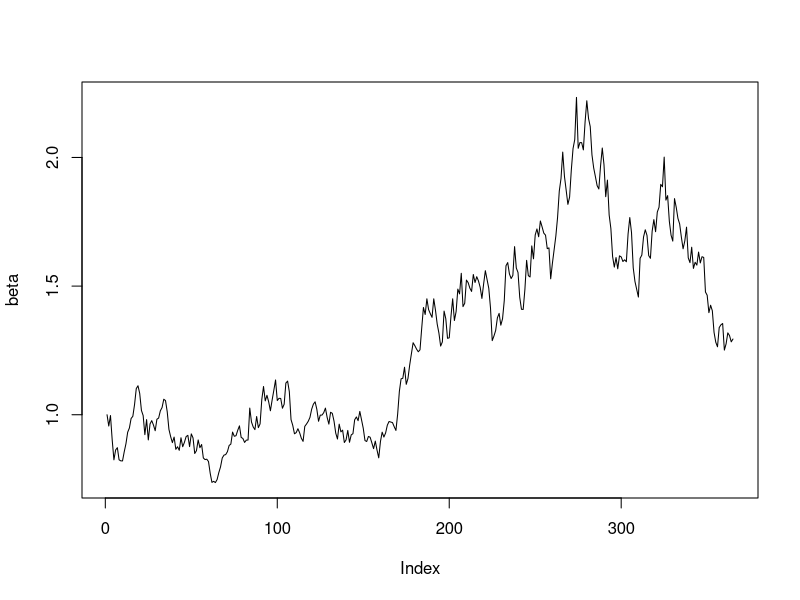
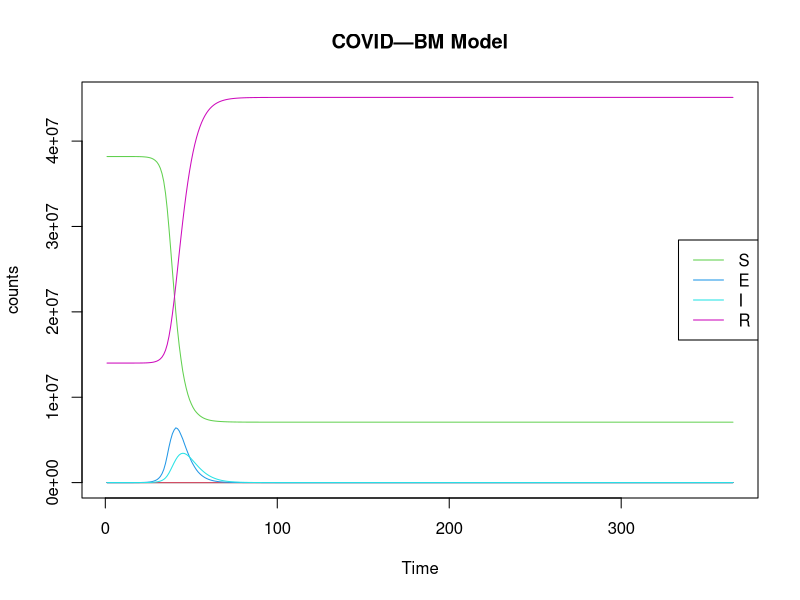
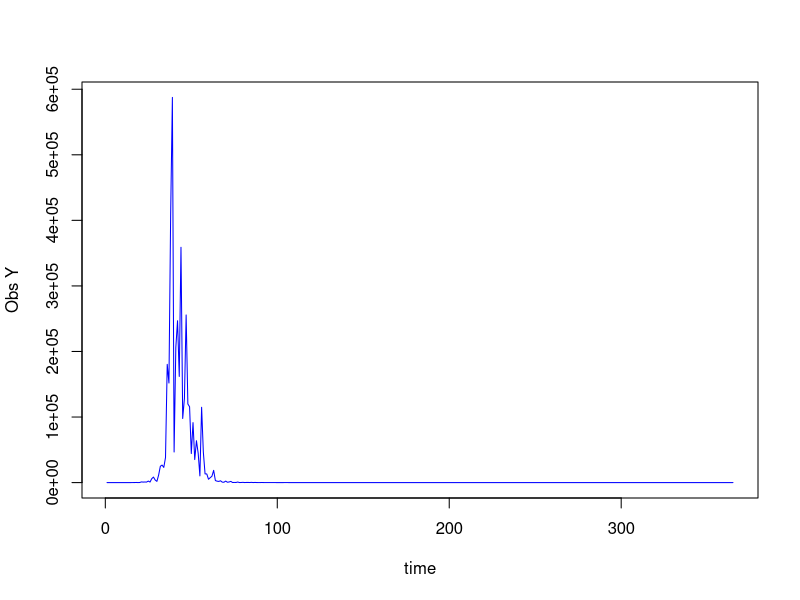
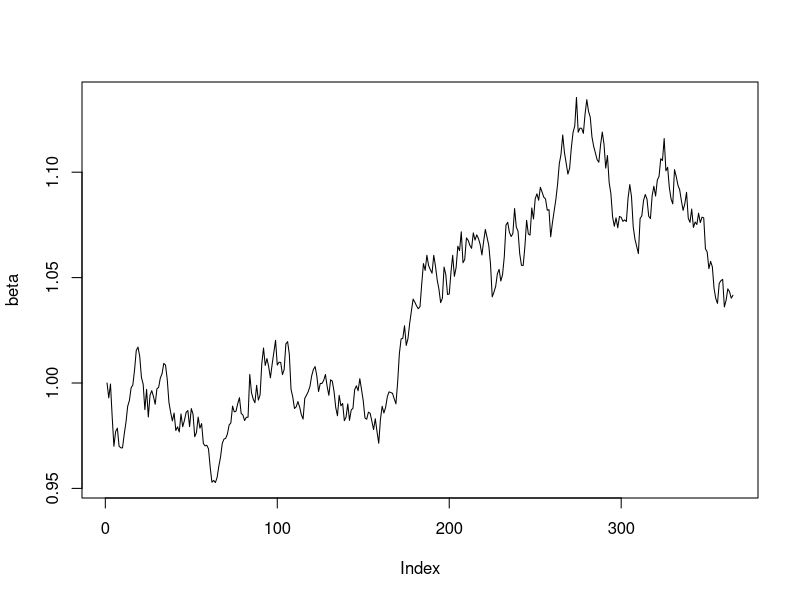
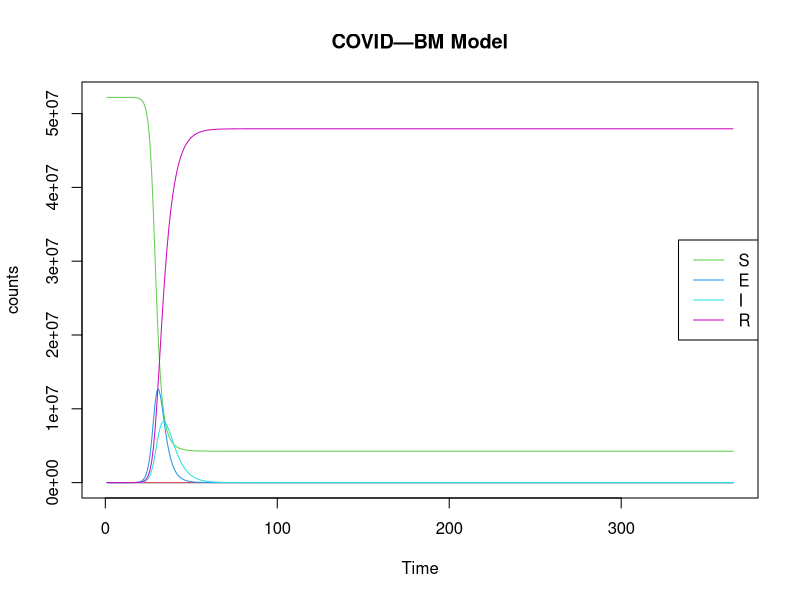
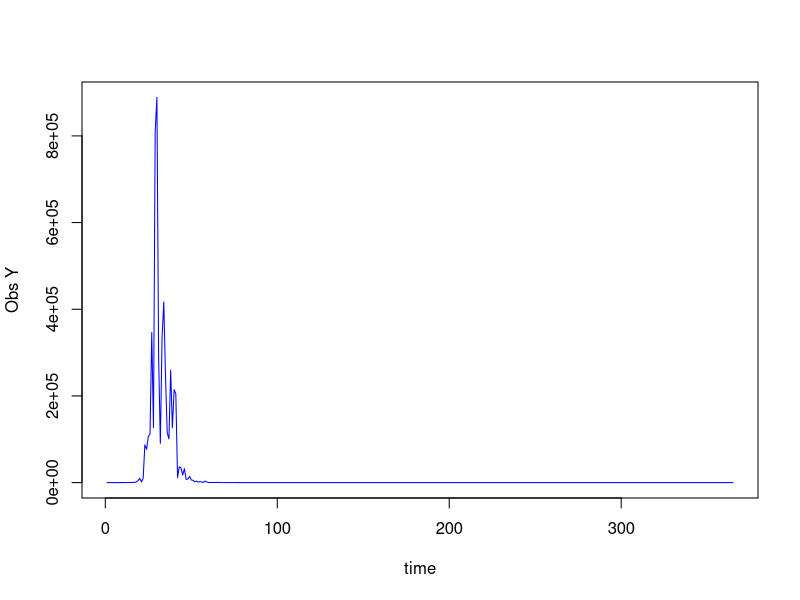

The R source for these figures, in order:
rm(list=ls())
require(deSolve)
set.seed(001213)   #random seed 0012 00122 00124 00129 001211 001213 1215 1216 1219 1222
times <- 1:365     #1224
N=52196381
sigma <- 0.4
## first, simulate a set of random deviates
e <- rnorm(n = length(times) - 1, sd = sqrt(0.01))
## now compute their cumulative sum
e <- c(0, cumsum(e))


beta<- exp(sigma*e)
plot(beta,type='l')
write.csv(beta,"simulatecovidbeta.csv")


#Main ODE Model
Covid_OU <- function(time, current_state, params){
  
  with(as.list(c(current_state, params)),{
    
    N <- S+E+I+R
    dt <- 1
    dS <- -beta[t]*S*(E+0.1*I)/N
    dE <- beta[t]*S*(E+0.1*I)/N - E*(1/k+1/gamma)
    dI <- E/k-I*(1/gamma+0.0087)
    dR <- (I+E)/gamma+0.0087*I
    
    return(list(c( dt, dS, dE, dI, dR)))
  })
}
params <- c(k=7, gamma=5)   #Trial: k=5 & gamma=5; k=7 & gamma=5

library('truncnorm')
R0 <- rtruncnorm(1, a=0, b=1, mean = 0.15, sd = 0.15)
E0 <-runif(1,-16, -9)
I0 <-runif(1,-16, -9)
#x <-runif(1, -5,2)
S <- N
R <- R0*S
S <- S - R

E <- exp(E0 + log(S))
S <- S - E
I <- exp(I0 + log(S))
S <- S - I

initial_state<- c(t=1, S=S, E=E, I=I, R=R)
#initial_state <- c(t=1,S=52196380, E=1, I=0, R=0)
model4 <- ode(initial_state, times, Covid_OU, params)

summary(model4)

matplot(model4, type="l", lty=1, main="COVID—BM Model",ylab="counts", xlab="Time")
legend <- colnames(model4)[3:6]
legend("right", legend=legend, col=3:6, lty = 1)
Z1 <-model4[,4]/7

tau1 <- 0.8#runif(1,0,1)
Y1 <-vector(length = 365)
for (i in 1:365){
  #Y1[i]<- rlnorm(1,log(Z1[i,]/5),tau1)
  Y1[i]<- rlnorm(1,log(Z1[i]/5),tau1)
}
plot(Y1,type='l',ylab="Obs Y",xlab="time",col="blue")
write.csv(Y1,"Covidbm_Y1.csv")
write.csv(model4,"Covidbm1.csv")
######################################################################################
#Resimulate Covid-BM data with fixed initial state values
rm(list=ls())
require(deSolve)
set.seed(001213)   #random seed 0012 00122 00124 00129 001211 001213 1215 1216 1219 1222
times <- 1:365     #1224
N=52196381
sigma <- sqrt(0.004)
## first, simulate a set of random deviates
e <- rnorm(n = length(times) - 1, sd = sqrt(0.01))
## now compute their cumulative sum
e <- c(0, cumsum(e))


beta<- exp(sigma*e)
plot(beta,type='l')
write.csv(beta,"simulatecovidbeta1.csv")


#Main ODE Model
Covid_OU <- function(time, current_state, params){
  
  with(as.list(c(current_state, params)),{
    
    N <- S+E+I+R
    dt <- 1
    dS <- -beta[t]*S*(E+0.1*I)/N
    dE <- beta[t]*S*(E+0.1*I)/N - E*(1/k+1/gamma)
    dI <- E/k-I*(1/gamma+0.0087)
    dR <- (I+E)/gamma+0.0087*I
    
    return(list(c( dt, dS, dE, dI, dR)))
  })
}
params <- c(k=5, gamma=5)   #Trial: k=5 & gamma=5; k=7 & gamma=5

S <- N-1
E <- 1
R <- 0
I <- 0

initial_state<- c(t=1, S=S, E=E, I=I, R=R)
#initial_state <- c(t=1,S=52196380, E=1, I=0, R=0)
model11 <- ode(initial_state, times, Covid_OU, params)

summary(model11)

matplot(model11, type="l", lty=1, main="COVID—BM Model",ylab="counts", xlab="Time")
legend <- colnames(model11)[3:6]
legend("right", legend=legend, col=3:6, lty = 1)
Z11 <-model11[,4]/5

tau11 <- 0.8#runif(1,0,1)
Y11 <-vector(length = 365)
for (i in 1:365){
  #Y1[i]<- rlnorm(1,log(Z1[i,]/5),tau1)
  Y11[i]<- rlnorm(1,log(Z11[i]/5),tau11)
}
plot(Y11,type='l',ylab="Obs Y",xlab="time",col="blue")
write.csv(Y11,"Covidbm_Y11.csv")
write.csv(model11,"Covidbm11.csv")
